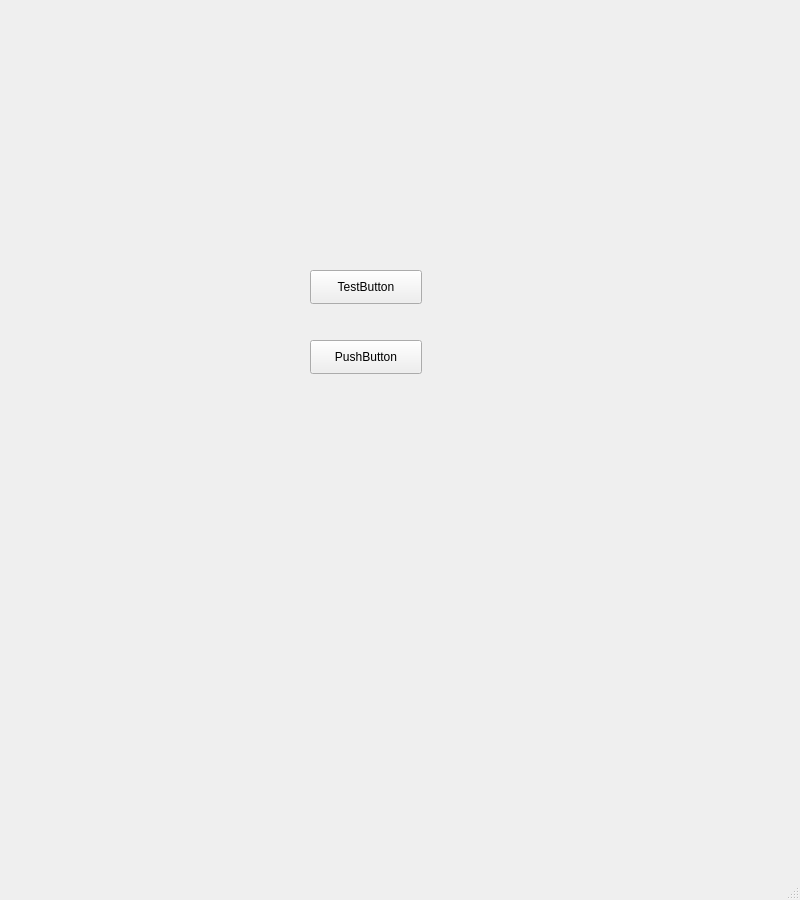
<?xml version="1.0" encoding="UTF-8"?>
<ui version="4.0">
 <class>MainWindow</class>
 <widget class="QMainWindow" name="MainWindow">
  <property name="geometry">
   <rect>
    <x>0</x>
    <y>0</y>
    <width>800</width>
    <height>900</height>
   </rect>
  </property>
  <property name="windowTitle">
   <string>MainWindow</string>
  </property>
  <widget class="QWidget" name="centralwidget">
   <widget class="QPushButton" name="testButton">
    <property name="geometry">
     <rect>
      <x>310</x>
      <y>270</y>
      <width>112</width>
      <height>34</height>
     </rect>
    </property>
    <property name="text">
     <string>TestButton</string>
    </property>
   </widget>
   <widget class="QPushButton" name="pushButton_2">
    <property name="geometry">
     <rect>
      <x>310</x>
      <y>340</y>
      <width>112</width>
      <height>34</height>
     </rect>
    </property>
    <property name="text">
     <string>PushButton</string>
    </property>
   </widget>
  </widget>
  <widget class="QMenuBar" name="menubar">
   <property name="geometry">
    <rect>
     <x>0</x>
     <y>0</y>
     <width>800</width>
     <height>31</height>
    </rect>
   </property>
  </widget>
  <widget class="QStatusBar" name="statusbar"/>
 </widget>
 <resources/>
 <connections/>
</ui>
